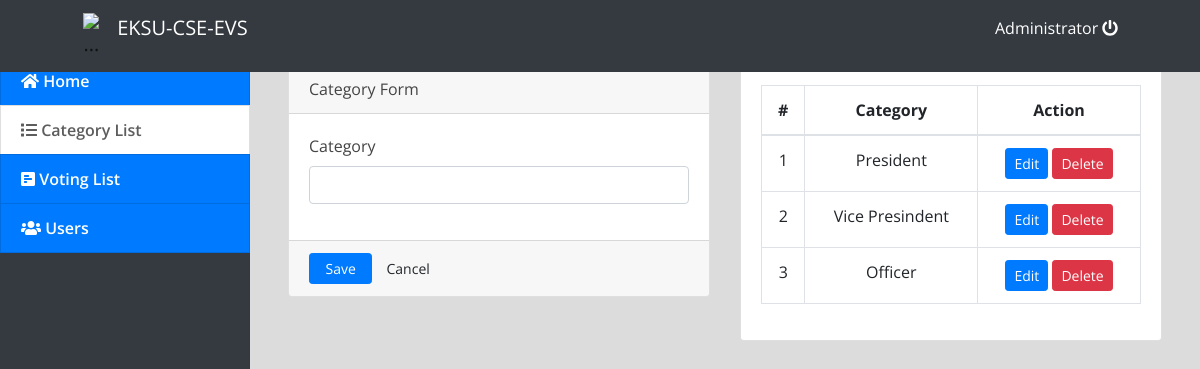
The page /index.php?page=categories (signed in) on the database its author committed.
### tables this page shows
CREATE TABLE `category_list` (
  `id` int(30) NOT NULL,
  `category` text NOT NULL
);

### categories.php (the view, shortened to what this page needs)
<?php include('db_connect.php');?>
<div class="container-fluid">
<?php if($_SESSION['login_type'] == 1): ?>
	<div class="col-lg-12">
		<div class="row">
			<div class="col-md-6">
			<form action="" id="manage-category">
				<div class="card">
					<div class="card-header">
						    Category Form
				  	</div>
					<div class="card-body">
							<div class="form-group">
								<label class="control-label">Category</label>
								<input type="text" class="form-control" name="category">
							</div>
					</div>
					<div class="card-footer">
						<div class="row">
							<div class="col-md-12">
								<button class="btn btn-sm btn-primary col-sm-2"> Save</button>
								<button class="btn btn-sm btn-default col-sm-2" type="button" onclick="$('#manage-category').get(0).reset()"> Cancel</button>
							</div>
						</div>
					</div>
				</div>
			</form>
			</div>
			<div class="col-md-6">
				<div class="card">
					<div class="card-body">
						<table class="table table-bordered table-hover">
							<thead>
								<tr>
									<th class="text-center">#</th>
									<th class="text-center">Category</th>
									<th class="text-center">Action</th>
								</tr>
							</thead>
							<tbody>
								<?php
								$i = 1;
								$cats = $conn->query("SELECT * FROM category_list order by id asc");
								while($row=$cats->fetch_assoc()):
								?>
								<tr>
									<td class="text-center"><?php echo $i++ ?></td>
									<td class="text-center"><?php echo $row['category'] ?></td>
									<td class="text-center">
										<button class="btn btn-sm btn-primary edit_cat" type="button" data-id="<?php echo $row['id'] ?>" data-name="<?php echo $row['category'] ?>">Edit</button>
										<button class="btn btn-sm btn-danger delete_cat" type="button" data-id="<?php echo $row['id'] ?>">Delete</button>
									</td>
								</tr>
								<?php endwhile; ?>
							</tbody>
						</table>
					</div>
				</div>
			</div>
		</div>
	</div>
<?php endif; ?>
</div>

### assets/css/style.css (style rules this page uses)
body { font-family: "Open Sans", sans-serif; color: #444444; width: 100%; height: calc(100%); }

### index.php (style rules this page uses)
body { background: #80808045; }

### rows shown on the page
category_list: category "President"
category_list: category "Vice Presindent"
category_list: category "Officer"

### other values the page prints
$_SESSION['login_name'] "Administrator"
